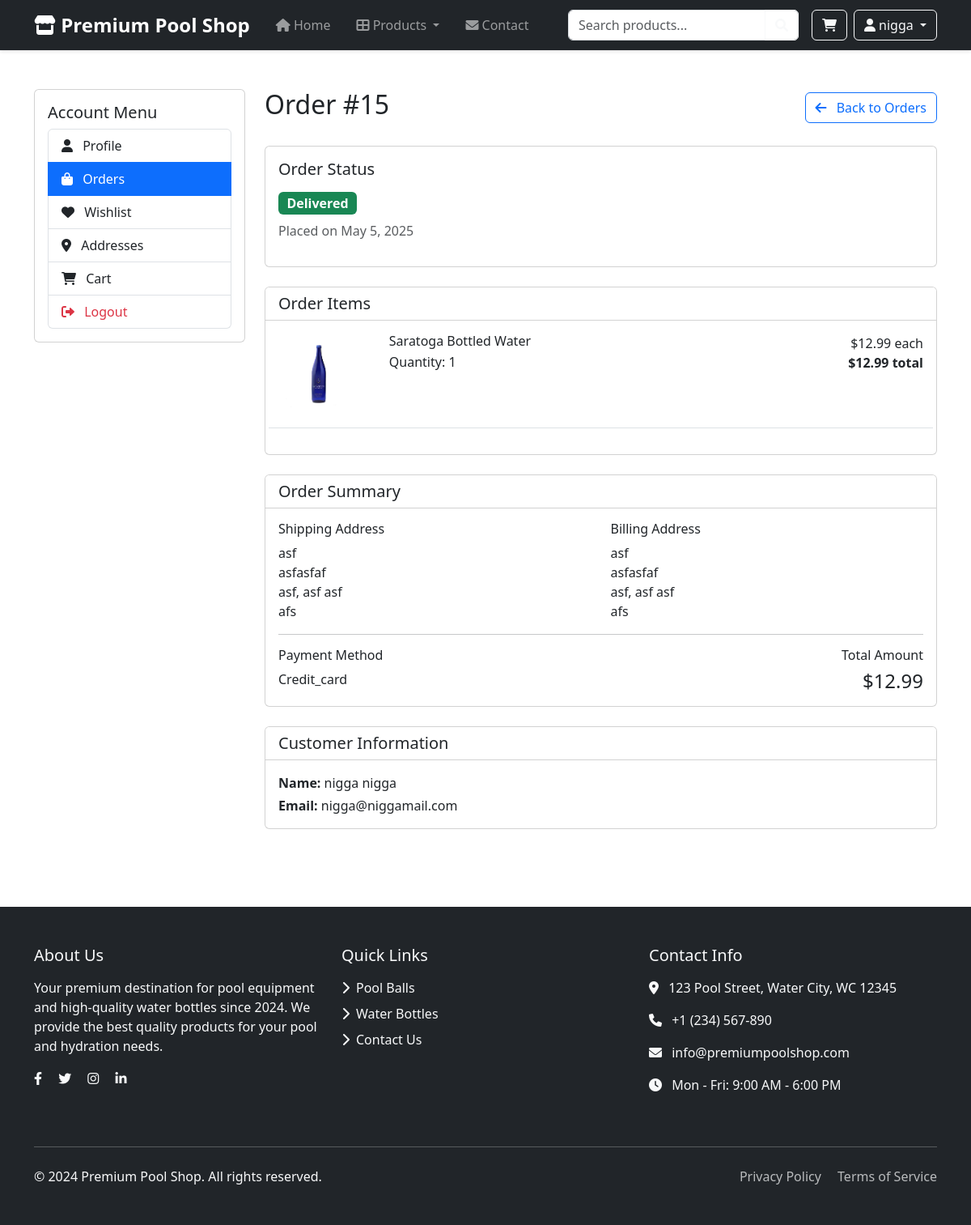
The page /orders/order_details.php?id=15 (signed in) on the database its author committed.
### tables this page shows
CREATE TABLE `orders` (
  `id` int(11) NOT NULL,
  `user_id` int(11) NOT NULL,
  `total_amount` decimal(10,2) NOT NULL,
  `status` enum('pending','processing','shipped','delivered','cancelled') DEFAULT 'pending',
  `shipping_address` text NOT NULL,
  `billing_address` text NOT NULL,
  `payment_method` varchar(50) NOT NULL,
  `notes` text DEFAULT NULL,
  `created_at` timestamp NOT NULL DEFAULT current_timestamp(),
  `updated_at` timestamp NOT NULL DEFAULT current_timestamp() ON UPDATE current_timestamp()
);

CREATE TABLE `order_items` (
  `id` int(11) NOT NULL,
  `order_id` int(11) NOT NULL,
  `product_id` int(11) NOT NULL,
  `quantity` int(11) NOT NULL,
  `price` decimal(10,2) NOT NULL
);

CREATE TABLE `products` (
  `id` int(11) NOT NULL,
  `name` varchar(100) NOT NULL,
  `description` text DEFAULT NULL,
  `size` varchar(50) DEFAULT NULL,
  `weight` decimal(10,2) DEFAULT NULL,
  `price` decimal(10,2) NOT NULL,
  `stock_quantity` int(11) NOT NULL DEFAULT 0,
  `category_id` int(11) DEFAULT NULL
);

CREATE TABLE `users` (
  `id` int(11) NOT NULL,
  `username` varchar(50) NOT NULL,
  `email` varchar(100) NOT NULL,
  `password` varchar(255) NOT NULL,
  `first_name` varchar(50) NOT NULL,
  `last_name` varchar(50) NOT NULL,
  `address` text DEFAULT NULL,
  `city` varchar(100) DEFAULT NULL,
  `state` varchar(50) DEFAULT NULL,
  `country` varchar(50) DEFAULT NULL,
  `phone` varchar(20) DEFAULT NULL
);

### orders/order_details.php (the view, shortened to what this page needs)
<?php
require_once __DIR__ . "/../includes/config/functions.php";
$order_id = (int)$_GET['id'];
$order_sql = "SELECT o.*,
              u.first_name, u.last_name, u.email
              FROM orders o
              JOIN users u ON o.user_id = u.id
              WHERE o.id = ? AND o.user_id = ?";
$stmt = mysqli_prepare($conn, $order_sql);
mysqli_stmt_bind_param($stmt, "ii", $order_id, $_SESSION['user_id']);
mysqli_stmt_execute($stmt);
$order_result = mysqli_stmt_get_result($stmt);
$order = mysqli_fetch_assoc($order_result);
$items_sql = "SELECT oi.*, p.name,
              (SELECT image_url FROM product_images WHERE product_id = p.id AND image_order = 1 LIMIT 1) as product_image
              FROM order_items oi
              JOIN products p ON oi.product_id = p.id
              WHERE oi.order_id = ?";
$stmt = mysqli_prepare($conn, $items_sql);
mysqli_stmt_bind_param($stmt, "i", $order_id);
mysqli_stmt_execute($stmt);
$items_result = mysqli_stmt_get_result($stmt);
include __DIR__ . '/../includes/components/header.php';
?>
<div class="container py-5">
    <div class="row">
        <?php include __DIR__ . '/../includes/components/account_menu.php'; ?>
        <div class="col-md-9">
            <div class="d-flex justify-content-between align-items-center mb-4">
                <h2>Order #<?php echo $order['id']; ?></h2>
                <a href="orders.php" class="btn btn-outline-primary">
                    <i class="fas fa-arrow-left me-2"></i> Back to Orders
                </a>
            </div>
            <div class="card mb-4">
                <div class="card-body">
                    <div class="row">
                        <div class="col-md-6">
                            <h5 class="mb-3">Order Status</h5>
                            <span class="badge bg-<?php
                                echo match($order['status']) {
                                    'pending' => 'warning',
                                    'processing' => 'info',
                                    'shipped' => 'primary',
                                    'delivered' => 'success',
                                    'cancelled' => 'danger',
                                    default => 'secondary'
                                };
                            ?> fs-6">
                                <?php echo ucfirst($order['status']); ?>
                            </span>
                            <p class="text-muted mt-2">
                                Placed on <?php echo date('F j, Y', strtotime($order['created_at'])); ?>
                            </p>
                        </div>
                        <div class="col-md-6 text-md-end">
                        </div>
                    </div>
                </div>
            </div>
            <div class="card mb-4">
                <div class="card-header bg-white">
                    <h5 class="mb-0">Order Items</h5>
                </div>
                <div class="card-body">
                    <?php while ($item = mysqli_fetch_assoc($items_result)): ?>
                        <div class="row mb-3 pb-3 border-bottom">
                            <div class="col-md-2">
                                <?php if ($item['product_image']): ?>
                                    <img src="/E-commerce_Belingheri_Barlascini/<?php echo htmlspecialchars($item['product_image']); ?>"
                                         class="img-fluid rounded"
                                         alt="<?php echo htmlspecialchars($item['name']); ?>"
                                         style="width: 100px; height: 100px; object-fit: cover;">
                                <?php else: ?>
                                    <div class="bg-light rounded d-flex align-items-center justify-content-center" style="height: 100px;">
                                        <span class="text-muted">No image</span>
                                    </div>
                                <?php endif; ?>
                            </div>
                            <div class="col-md-6">
                                <h6 class="mb-1"><?php echo htmlspecialchars($item['name']); ?></h6>
                                <p class="mb-0">Quantity: <?php echo $item['quantity']; ?></p>
                            </div>
                            <div class="col-md-4 text-md-end">
                                <p class="mb-0">$<?php echo number_format($item['price'], 2); ?> each</p>
                                <p class="fw-bold">$<?php echo number_format($item['price'] * $item['quantity'], 2); ?> total</p>
                            </div>
                        </div>
                    <?php endwhile; ?>
                </div>
            </div>
            <div class="card mb-4">
                <div class="card-header bg-white">
                    <h5 class="mb-0">Order Summary</h5>
                </div>
                <div class="card-body">
                    <div class="row">
                        <div class="col-md-6">
                            <h6>Shipping Address</h6>
                            <address class="mb-0">
                                <?php echo nl2br(htmlspecialchars($order['shipping_address'])); ?>
                            </address>
                        </div>
                        <div class="col-md-6">
                            <h6>Billing Address</h6>
                            <address class="mb-0">
                                <?php echo nl2br(htmlspecialchars($order['billing_address'])); ?>
                            </address>
                        </div>
                    </div>
                    <hr>
                    <div class="row">
                        <div class="col-md-6">
                            <h6>Payment Method</h6>
                            <p class="mb-0"><?php echo ucfirst($order['payment_method']); ?></p>
                        </div>
                        <div class="col-md-6 text-md-end">
                            <h6>Total Amount</h6>
                            <p class="h4 mb-0">$<?php echo number_format($order['total_amount'], 2); ?></p>
                        </div>
                    </div>
                </div>
            </div>
            <div class="card">
                <div class="card-header bg-white">
                    <h5 class="mb-0">Customer Information</h5>
                </div>
                <div class="card-body">
                    <div class="row">
                        <div class="col-md-6">
                            <p class="mb-1">
                                <strong>Name:</strong> <?php echo htmlspecialchars($order['first_name'] . ' ' . $order['last_name']); ?>
                            </p>
                            <p class="mb-0">
                                <strong>Email:</strong> <?php echo htmlspecialchars($order['email']); ?>
                            </p>
                        </div>
                    </div>
                </div>
            </div>
        </div>
    </div>
</div>
<?php include __DIR__ . '/../includes/components/footer.php'; ?>

### rows shown on the page
orders: id "15", status "Delivered", created_at "May 5, 2025", shipping_address "asf asfasfaf asf, asf asf afs", billing_address "asf asfasfaf asf, asf asf afs", payment_method "Credit_card", total_amount "12.99", user.last_name "nigga nigga", user.email "nigga@niggamail.com"
order_items: product.name "Saratoga Bottled Water", quantity "1", price "12.99", $item['price']*$item['quantity'] "12.99"

### other values the page prints
getCurrentUsername() "nigga"
